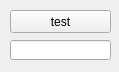
<?xml version="1.0" encoding="UTF-8"?>
<ui version="4.0">
 <class>Widget</class>
 <widget class="QWidget" name="Widget">
  <property name="geometry">
   <rect>
    <x>0</x>
    <y>0</y>
    <width>119</width>
    <height>72</height>
   </rect>
  </property>
  <property name="windowTitle">
   <string>Widget</string>
  </property>
  <widget class="QLineEdit" name="lineEdit">
   <property name="geometry">
    <rect>
     <x>10</x>
     <y>40</y>
     <width>101</width>
     <height>20</height>
    </rect>
   </property>
  </widget>
  <widget class="QPushButton" name="pushButton">
   <property name="geometry">
    <rect>
     <x>10</x>
     <y>10</y>
     <width>101</width>
     <height>23</height>
    </rect>
   </property>
   <property name="text">
    <string>test</string>
   </property>
  </widget>
 </widget>
 <layoutdefault spacing="6" margin="11"/>
 <resources/>
 <connections/>
</ui>
